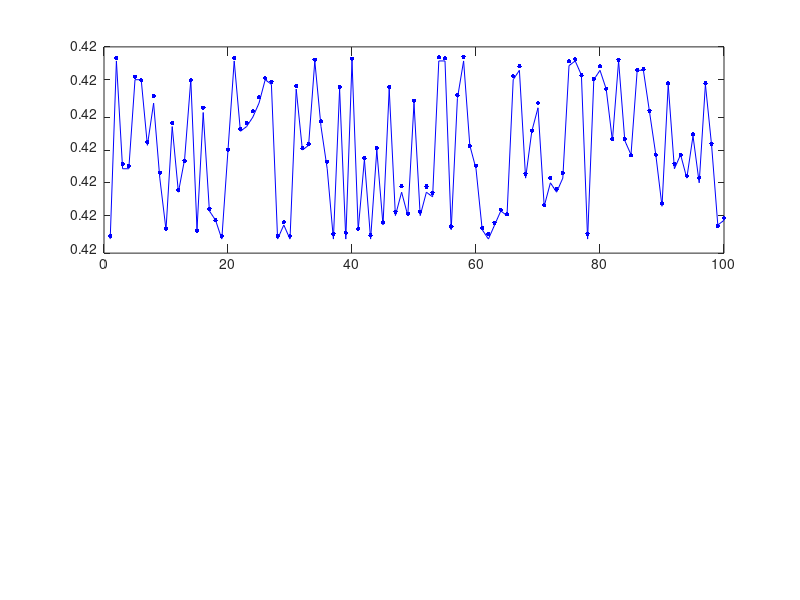

MATLAB code to generate this figure: (Note: this script raises an error after producing the figure.)
%% VISUALISATION DES VALEURS IPDFT (Test de Stabilité)
clear; clc; close all;
fprintf('=== TEST : AFFICHAGE DES VALEURS IPDFT ===\n');

% --- 1. Paramètres ---
fs = 1000;              % Fréquence d'échantillonnage
N = 1024;               % Taille FFT
t = 0:1/fs:(N-1)/fs;    % Axe temps

% On choisit le delta que le système doit trouver
delta_cible = 0.42;     

% On place le signal sur un bin arbitraire (ex: 50)
bin_central = 50;
f_vraie = (bin_central + delta_cible) * (fs/N);

fprintf('Objectif : Le système doit trouver Delta = %.4f\n', delta_cible);
fprintf('Condition : 100 itérations avec PHASE ALÉATOIRE.\n\n');

% Tableaux pour stocker les résultats
nb_tests = 100;
valeurs_ipdft = zeros(1, nb_tests);
erreurs = zeros(1, nb_tests);

%% --- 2. Boucle de Simulation ---
for i = 1:nb_tests
    
    % A. Génération (Phase Aléatoire)
    phi = rand * 2 * pi; 
    sig = cos(2*pi*f_vraie*t + phi);
    
    % B. Fenêtrage Hanning (Important pour la précision)
    win = hann(N, 'periodic');
    sig_win = sig .* win';
    
    % C. FFT
    P1 = abs(fft(sig_win));
    
    % D. IpDFT (Algorithme)
    [valMax, l] = max(P1(1:N/2));
    
    % Logique Voisin (Gauche ou Droite)
    delta_calc = 0;
    
    % Sécurité bords
    if l > 1 && l < length(P1)
        if P1(l+1) > P1(l-1)
            % Voisin Droite
            alpha = P1(l+1) / valMax;
            delta_calc = (2*alpha - 1) / (alpha + 1);
        else
            % Voisin Gauche
            alpha = P1(l-1) / valMax;
            delta_calc = - (2*alpha - 1) / (alpha + 1);
        end
    end
    
    % E. Stockage
    valeurs_ipdft(i) = delta_calc;
    erreurs(i) = delta_calc - delta_cible;
    
    % Affichage textuel pour les 10 premières valeurs seulement
    if i <= 10
        fprintf('Itération %d : Calculé = %.6f (Erreur : %.1e)\n', i, delta_calc, erreurs(i));
    end
end

%% --- 3. Affichage Graphique ---
figure('Name', 'Valeurs IpDFT Brutes', 'Color', 'white');

% GRAPHE 1 : Les valeurs brutes (Ce que vous avez demandé)
subplot(2,1,1);
plot(valeurs_ipdft, 'b.-', 'MarkerSize', 10, 'LineWidth', 0.5); hold on;
yline(delta_cible, 'r--', 'LineWidth', 2); % La ligne cible
title(sprintf('Valeurs de Delta calculées par IpDFT (Cible : %.4f)', delta_cible));
ylabel('Delta Calculé');
legend('Valeur IpDFT (à chaque essai)', 'Cible Théorique');
grid on;

%On zoome fort autour de la valeur
ylim([delta_cible - 0.0001, delta_cible + 0.0001]); 

% GRAPHE 2 : L'Erreur
subplot(2,1,2);
plot(erreurs, 'k', 'LineWidth', 1.5);
title('Erreur de l''estimation (Ecart par rapport à la cible)');
xlabel('Numéro de l''essai (Phase aléatoire)');
ylabel('Erreur');
grid on;
